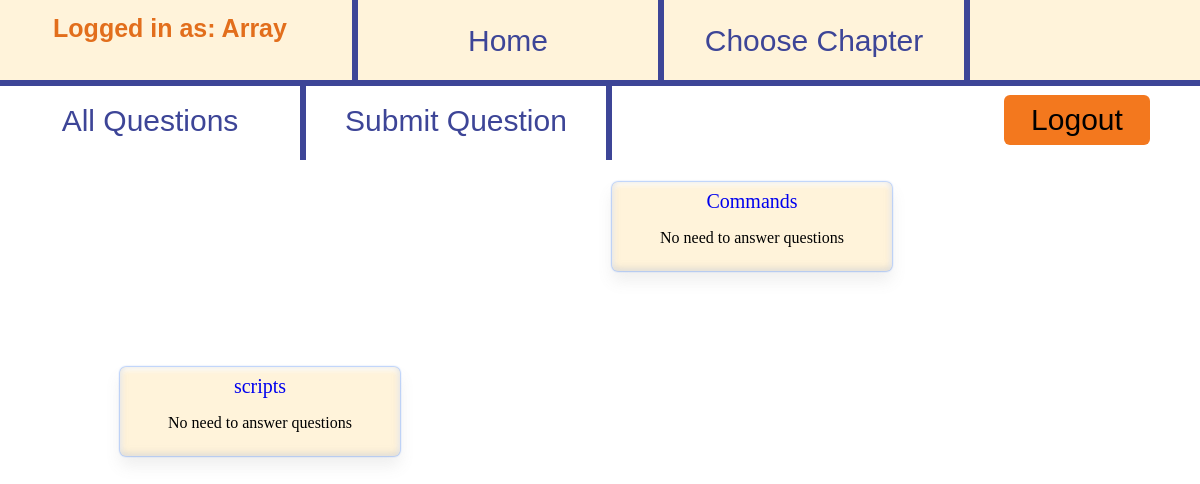
The page /mvc/public/submit_question (signed in) on the database as committed earlier.
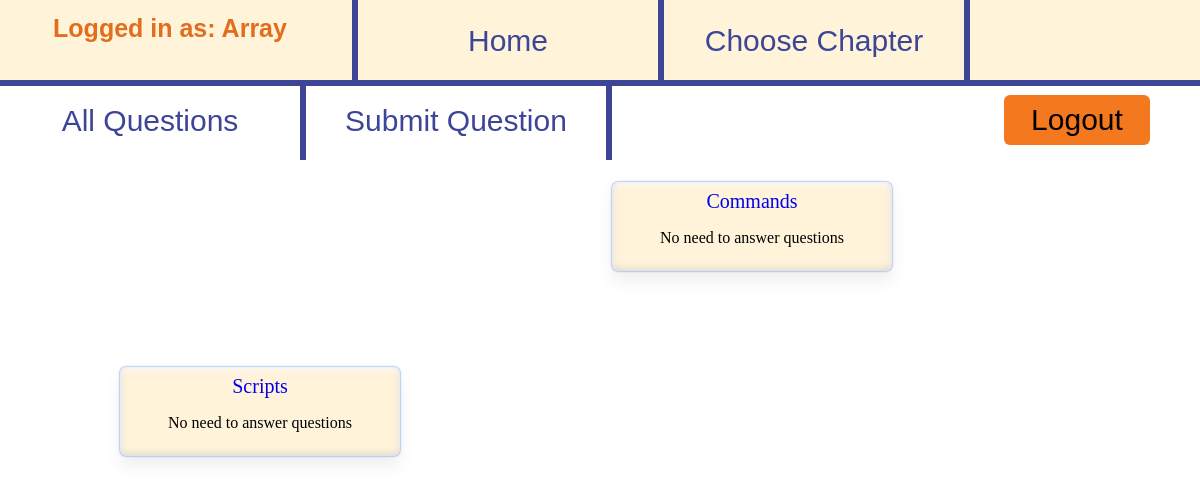
The same page on the database as committed later.
### tables this page shows
CREATE TABLE `chapters` (
  `id` int(11) NOT NULL,
  `name` varchar(50) NOT NULL,
  `status` varchar(20) NOT NULL
);

### mvc/app/core/App.php (called while the page is built, shortened)
<?php
class App
{
    protected $method = 'index';
    public function __construct()
    {
        $url = $this->parseUrl();
        if(file_exists('../app/controllers/' . $url[0] . '.php'))
        {
            unset($url[0]);
        }
        $this->controller = new $this->controller;
        $this->params = $url ? array_values ($url) : [];
        call_user_func_array([$this->controller, $this->method], $this->params);
    }
    public function parseUrl()
    {
        if(isset($_GET['url']))
        {
            return $url = explode('/',filter_var(rtrim($_GET['url'],'/'), FILTER_SANITIZE_URL));
        }
    }
}

### mvc/public/index.php (called while the page is built, shortened)
<?php
$app=new App;

### mvc/app/core/Controller.php (called while the page is built, shortened)
<?php
class Controller
{
    protected function view($view, $data = false)
    {
        require_once '../app/views/' . $view . '.php';
    }
}

### mvc/app/controllers/submit_question.php (the view, shortened to what this page needs)
<?php
class Submit_Question extends Controller
{
    private $chapters;
    private $chapters_nr;
    private $answers_left;
    public function index()
    {
        $error_msg=$this->session_extract("error_msg",true);
        $this->get_chapters();
        $this->view('home/chapters',['error_msg' => $error_msg,'chapters' => $this->chapters,'chapters_nr' => $this->chapters_nr]);
    }
    private function get_chapters(){
        $config=$this->model('JSONConfig');
        $db_host=$config->get('db','host');
        $db_user=$config->get('db','user');
        $db_pass=$config->get('db','pass');
        $db_name=$config->get('db','name');
        $db_connection=$this->model('DBConnection');
        $link=$db_connection->connect($db_host,$db_user,$db_pass,$db_name);
        $sql=$link->prepare("SELECT id,`name` FROM chapters WHERE `status`='posted'");
        $sql->execute();
        $sql->bind_result($chapter_id,$chapter_name);
        $this->chapters_nr=0;
        while($sql->fetch()){
            if($this->session_is_admin==true){
                $this->chapters[$this->chapters_nr]=   "<div class='chapter'>
                                                        <a href='chapter_" . (string)$chapter_id . "_submit'>" . $chapter_name . "</a>
                                                        <p>No need to answer questions</p>
                                                        </div>";
            }else if($this->can_submit_quesion($chapter_id)){
                $this->chapters[$this->chapters_nr]=   "<div class='chapter'>
                                                            <a href='chapter_" . (string)$chapter_id . "_submit'>" . $chapter_name . "</a>
                                                            <p>Answers extra: " . $this->answers_left . "</p>
                                                        </div>";
            }else{
                $this->chapters[$this->chapters_nr]=   "<div class='chapter'>
                                                            <a>" . $chapter_name . "</a>
                                                            <p>Answers left: " . $this->answers_left . "</p>
                                                        </div>";
            }
            $this->chapters_nr=$this->chapters_nr+1;
        }
    }
}

### mvc/app/views/home/chapters.php (shortened to what this page needs)
<!DOCTYPE html>
<html lang="en">
<head>
    <link rel="stylesheet" href="resources/stylesheets/header.css" type="text/css" />
    <link rel="stylesheet" href="resources/stylesheets/chapters.css" type="text/css" />
    </head>
<body>
<?php
    include "header.php"
?>
    <div class="chaptersBox">
        <?php
            for($i=0;$i<$data['chapters_nr'];$i++){
                echo $data['chapters'][$i];
            }
        ?>
    </div>
</body>
</html>

Rows that differ between the two databases and show on the page:
changed chapters: name "scripts" → "Scripts"
